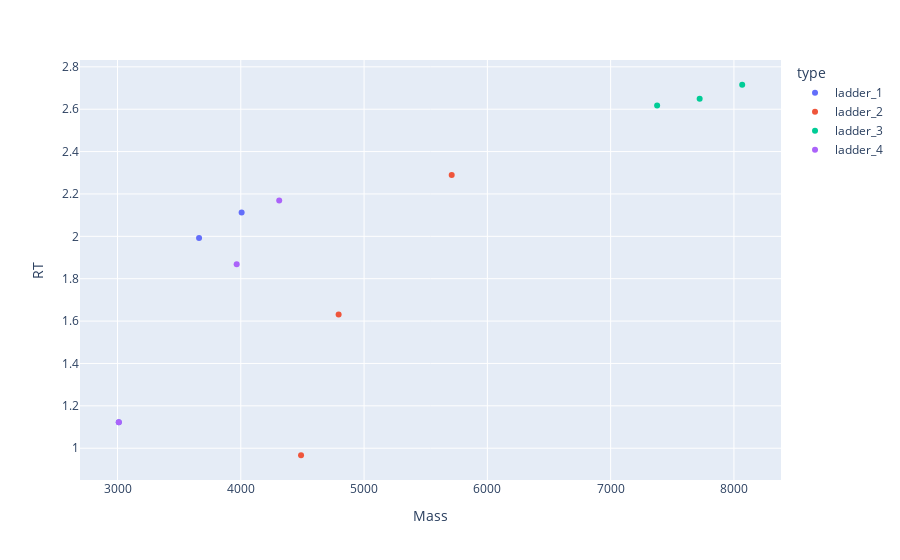

The code cell stored with this chart in its notebook:
### Code cell
idx = 3
dftmp = [df]
dftmp.extend(df_matches)
# plotly_multi_zones(dftmp)
plotly_multi_zones(df_matches[:])
# plotly_multi_zones([df_matches[2], df_matches[5]])
# plotly_zone(df_matches[2])


# plotly_zone(df_matches[idx])

### Figure 1 — Plotly figure (JSON) as saved in the notebook; plotly's stock layout.template omitted (floating-point values rounded to 4 significant figures)
{"data": [{"hovertemplate": "type=ladder_1<br>Mass=%{x}<br>RT=%{y}<extra></extra>", "legendgroup": "ladder_1", "marker": {"color": "#636efa", "symbol": "circle"}, "mode": "markers", "name": "ladder_1", "orientation": "v", "showlegend": true, "type": "scatter", "x": [4007.0, 3662.0, 3011.0], "xaxis": "x", "y": [2.112, 1.992, 1.123], "yaxis": "y"}, {"hovertemplate": "type=ladder_2<br>Mass=%{x}<br>RT=%{y}<extra></extra>", "legendgroup": "ladder_2", "marker": {"color": "#EF553B", "symbol": "circle"}, "mode": "markers", "name": "ladder_2", "orientation": "v", "showlegend": true, "type": "scatter", "x": [4489.0, 4794.0, 5711.0], "xaxis": "x", "y": [0.9668, 1.631, 2.29], "yaxis": "y"}, {"hovertemplate": "type=ladder_3<br>Mass=%{x}<br>RT=%{y}<extra></extra>", "legendgroup": "ladder_3", "marker": {"color": "#00cc96", "symbol": "circle"}, "mode": "markers", "name": "ladder_3", "orientation": "v", "showlegend": true, "type": "scatter", "x": [7377.0, 7722.0, 8067.0], "xaxis": "x", "y": [2.617, 2.65, 2.715], "yaxis": "y"}, {"hovertemplate": "type=ladder_4<br>Mass=%{x}<br>RT=%{y}<extra></extra>", "legendgroup": "ladder_4", "marker": {"color": "#ab63fa", "symbol": "circle"}, "mode": "markers", "name": "ladder_4", "orientation": "v", "showlegend": true, "type": "scatter", "x": [4312.0, 3011.0, 3967.0], "xaxis": "x", "y": [2.169, 1.123, 1.869], "yaxis": "y"}], "layout": {"legend": {"title": {"text": "type"}, "tracegroupgap": 0}, "margin": {"t": 60}, "xaxis": {"anchor": "y", "domain": [0, 1], "title": {"text": "Mass"}}, "yaxis": {"anchor": "x", "domain": [0, 1], "title": {"text": "RT"}}}}
